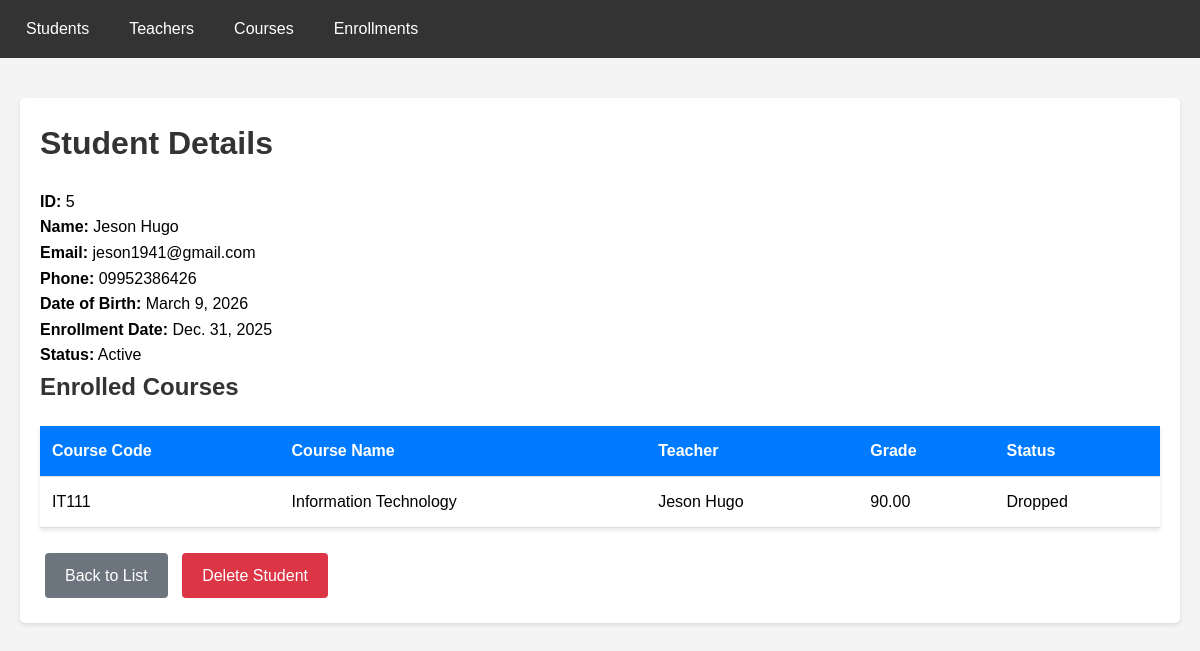
Page /students/5/ on the committed database.
### school/models.py (models this page shows, shortened)
class Student(models.Model):
    STATUS_CHOICES = [
        ('active', 'Active'),
        ('inactive', 'Inactive'),
        ('graduated', 'Graduated'),
    ]
    student_id = models.AutoField(primary_key=True)
    first_name = models.CharField(max_length=100)
    last_name = models.CharField(max_length=100)
    email = models.EmailField(max_length=150, unique=True)
    phone = models.CharField(max_length=15, blank=True, null=True)
    date_of_birth = models.DateField(blank=True, null=True)
    enrollment_date = models.DateField()
    status = models.CharField(
        max_length=10,
        choices=STATUS_CHOICES,
        default='active'
    )
    class Meta:
        db_table = 'student'
        ordering = ['last_name', 'first_name']

class Enrollment(models.Model):
    ENROLLMENT_STATUS_CHOICES = [
        ('enrolled', 'Enrolled'),
        ('completed', 'Completed'),
        ('dropped', 'Dropped'),
        ('failed', 'Failed'),
    ]
    enrollment_id = models.AutoField(primary_key=True)
    student = models.ForeignKey(
        Student,
        on_delete=models.CASCADE,
        related_name='enrollments'
    )
    course = models.ForeignKey(
        Course,
        on_delete=models.CASCADE,
        related_name='enrollments'
    )
    enrollment_date = models.DateField(auto_now_add=True)
    grade = models.DecimalField(
        max_digits=5,
        decimal_places=2,
        blank=True,
        null=True,
        validators=[MinValueValidator(0), MaxValueValidator(100)]
    )
    status = models.CharField(
        max_length=10,
        choices=ENROLLMENT_STATUS_CHOICES,
        default='enrolled'
    )
    class Meta:
        db_table = 'enrollment'
        unique_together = ['student', 'course']
        ordering = ['-enrollment_date']

class Course(models.Model):
    course_id = models.AutoField(primary_key=True)
    course_name = models.CharField(max_length=150)
    course_code = models.CharField(max_length=20, unique=True)
    teacher = models.ForeignKey(
        Teacher,
        on_delete=models.SET_NULL,
        null=True,
        related_name='courses'
    )
    description = models.TextField(blank=True, null=True)
    credits = models.IntegerField(validators=[MinValueValidator(1)])
    max_capacity = models.IntegerField(default=30)
    semester = models.CharField(max_length=50, blank=True, null=True)
    class Meta:
        db_table = 'course'
        ordering = ['course_code']

class Teacher(models.Model):
    teacher_id = models.AutoField(primary_key=True)
    first_name = models.CharField(max_length=100)
    last_name = models.CharField(max_length=100)
    email = models.EmailField(max_length=150, unique=True)
    phone = models.CharField(max_length=15, blank=True, null=True)
    department = models.CharField(max_length=100, blank=True, null=True)
    specialization = models.CharField(max_length=50, blank=True, null=True)
    hire_date = models.DateField()
    class Meta:
        db_table = 'teacher'
        ordering = ['last_name', 'first_name']
    def __str__(self):
        return f"{self.first_name} {self.last_name}"

### school/views.py (the view)
# urls.py: path('students/<int:pk>/', views.student_detail, name='student_detail'),
def student_detail(request, pk):
    student = get_object_or_404(Student, pk=pk)
    enrollments = student.enrollments.all()
    return render(request, 'students/student_detail.html', {
        'student': student,
        'enrollments': enrollments
    })

### school/templates/students/student_detail.html (shortened to what this page needs)
{% extends 'base.html' %}
{% block content %}
<div class="card">
    <h1>Student Details</h1>
    <p><strong>ID:</strong> {{ student.student_id }}</p>
    <p><strong>Name:</strong> {{ student.first_name }} {{ student.last_name }}</p>
    <p><strong>Email:</strong> {{ student.email }}</p>
    <p><strong>Phone:</strong> {{ student.phone|default:"N/A" }}</p>
    <p><strong>Date of Birth:</strong> {{ student.date_of_birth|default:"N/A" }}</p>
    <p><strong>Enrollment Date:</strong> {{ student.enrollment_date }}</p>
    <p><strong>Status:</strong> {{ student.get_status_display }}</p>
    <h2>Enrolled Courses</h2>
    {% if enrollments %}
        <table>
            <thead>
                <tr>
                    <th>Course Code</th>
                    <th>Course Name</th>
                    <th>Teacher</th>
                    <th>Grade</th>
                    <th>Status</th>
                </tr>
            </thead>
            <tbody>
                {% for enrollment in enrollments %}
                <tr>
                    <td>{{ enrollment.course.course_code }}</td>
                    <td>{{ enrollment.course.course_name }}</td>
                    <td>{{ enrollment.course.teacher|default:"No teacher assigned" }}</td>
                    <td>{{ enrollment.grade|default:"N/A" }}</td>
                    <td>{{ enrollment.get_status_display }}</td>
                </tr>
                {% endfor %}
            </tbody>
        </table>
    {% else %}
        <p>No course enrollments yet.</p>
    {% endif %}
    <div style="margin-top: 20px;">
        <a href="{% url 'student_list' %}" class="btn btn-secondary">Back to List</a>
        <a href="{% url 'student_delete' student.pk %}" class="btn btn-danger">Delete Student</a>
    </div>
</div>
{% endblock %}

### school/templates/base.html (style rules this page uses)
* { margin: 0; padding: 0; box-sizing: border-box; }
body { font-family: Arial, sans-serif; line-height: 1.6; background-color: #f4f4f4; }
.btn { display: inline-block; padding: 10px 20px; background-color: #007bff; color: white; text-decoration: none; border: none; border-radius: 4px; cursor: pointer; margin: 5px; }
.btn-danger { background-color: #dc3545; }
.btn-secondary { background-color: #6c757d; }
table { width: 100%; background-color: white; border-collapse: collapse; margin-top: 20px; box-shadow: 0 2px 4px rgba(0,0,0,0.1); }
th, td { padding: 12px; text-align: left; border-bottom: 1px solid #ddd; }
th { background-color: #007bff; color: white; }
.card { background-color: white; padding: 20px; border-radius: 5px; box-shadow: 0 2px 4px rgba(0,0,0,0.1); margin-bottom: 20px; }
h1, h2, h3 { margin-bottom: 20px; color: #333; }

### rows in the picture
Student: student_id "5", first_name "Jeson", last_name "Hugo", email "jeson1941@gmail.com", phone "09952386426", date_of_birth "March 9, 2026", enrollment_date "Dec. 31, 2025", status "Active"
Enrollment: course.course_code "IT111", course.course_name "Information Technology", course.teacher "Jeson Hugo", grade "90.00", status "Dropped"
